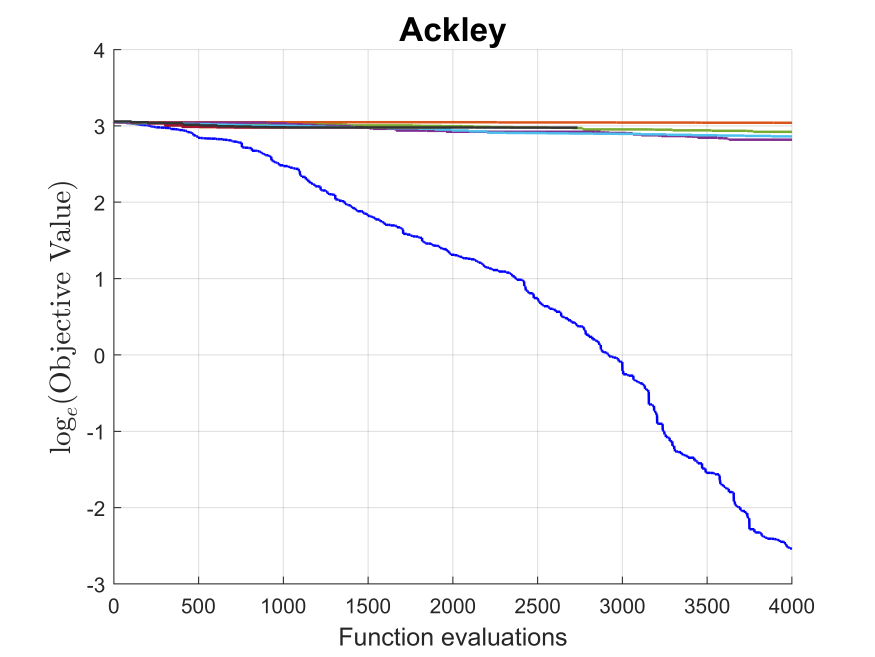
%> input picture Benchmark GLASD box/plot_ackley.png, 3500 x 2625 px (shown at 1/4 size)
$ octave plot_combine_ALL.m   (GNU Octave 9; MATLAB toolbox functions it lacks are replaced by stand-ins)
%> lines starting %> are read from the running program, lines starting %| are printed output that depends on the picture
% Read all images
img1 = imread('plot_ackley.png');
img2 = imread('plot_griewank.png');
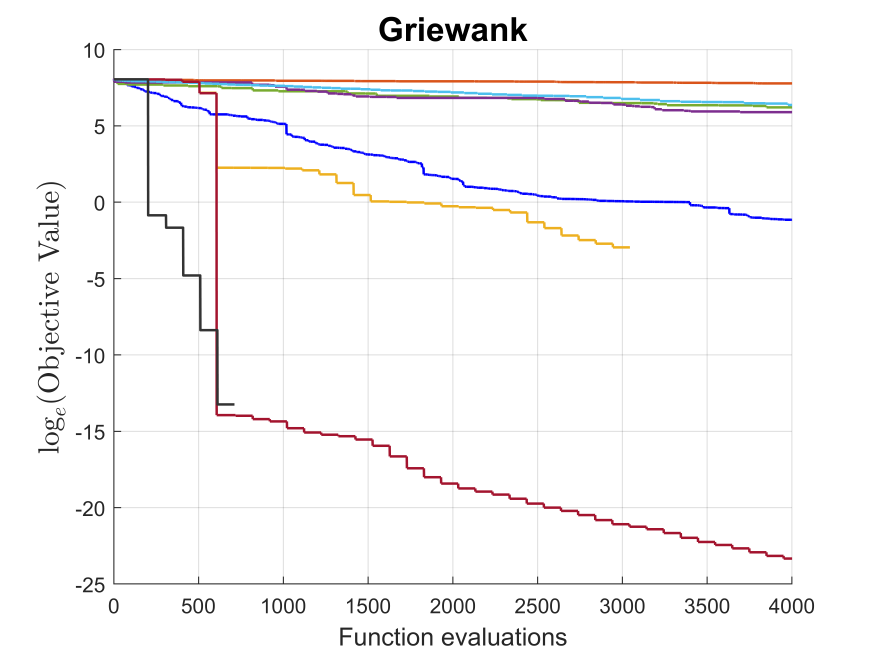
%> input picture Benchmark GLASD box/plot_griewank.png, 3500 x 2625 px (shown at 1/4 size)
img3 = imread('plot_rastrigin.png');
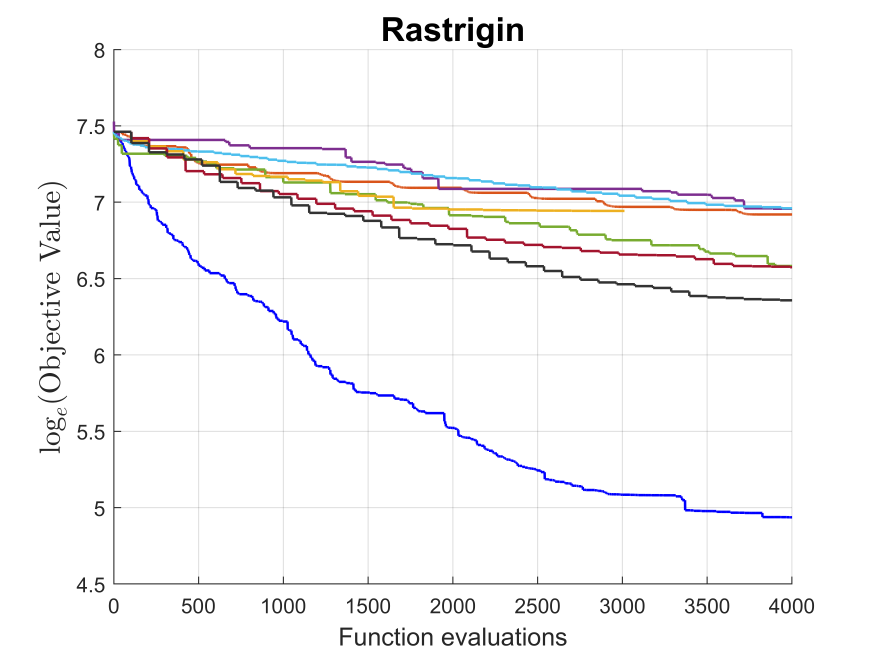
%> input picture Benchmark GLASD box/plot_rastrigin.png, 3500 x 2625 px (shown at 1/4 size)
img4 = imread('plot_rosenbrock.png');
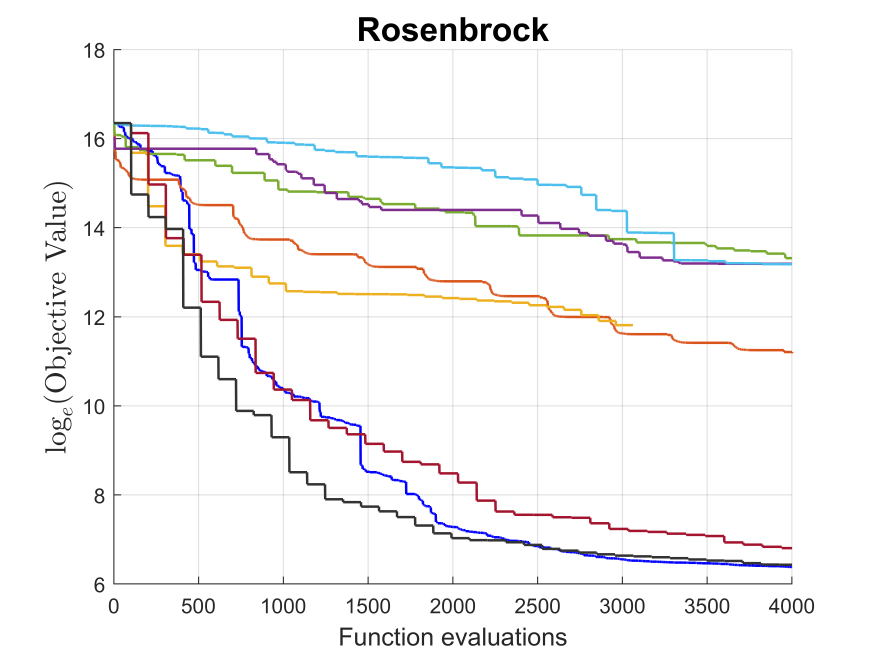
%> input picture Benchmark GLASD box/plot_rosenbrock.png, 3500 x 2625 px (shown at 1/4 size)
img5 = imread('plot_sumsquares.png');
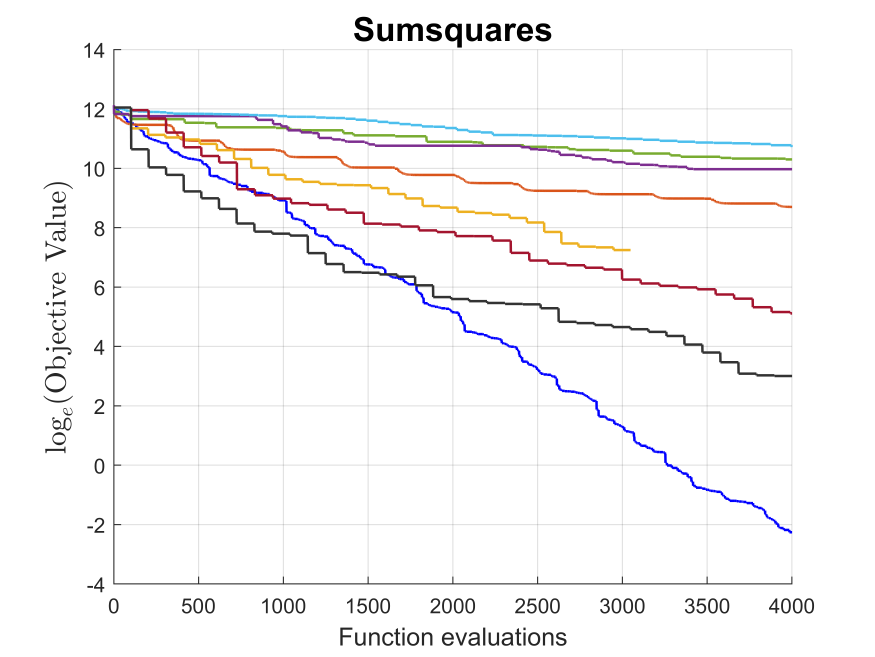
%> input picture Benchmark GLASD box/plot_sumsquares.png, 3500 x 2625 px (shown at 1/4 size)
img6 = imread('plot_legend_only.png');
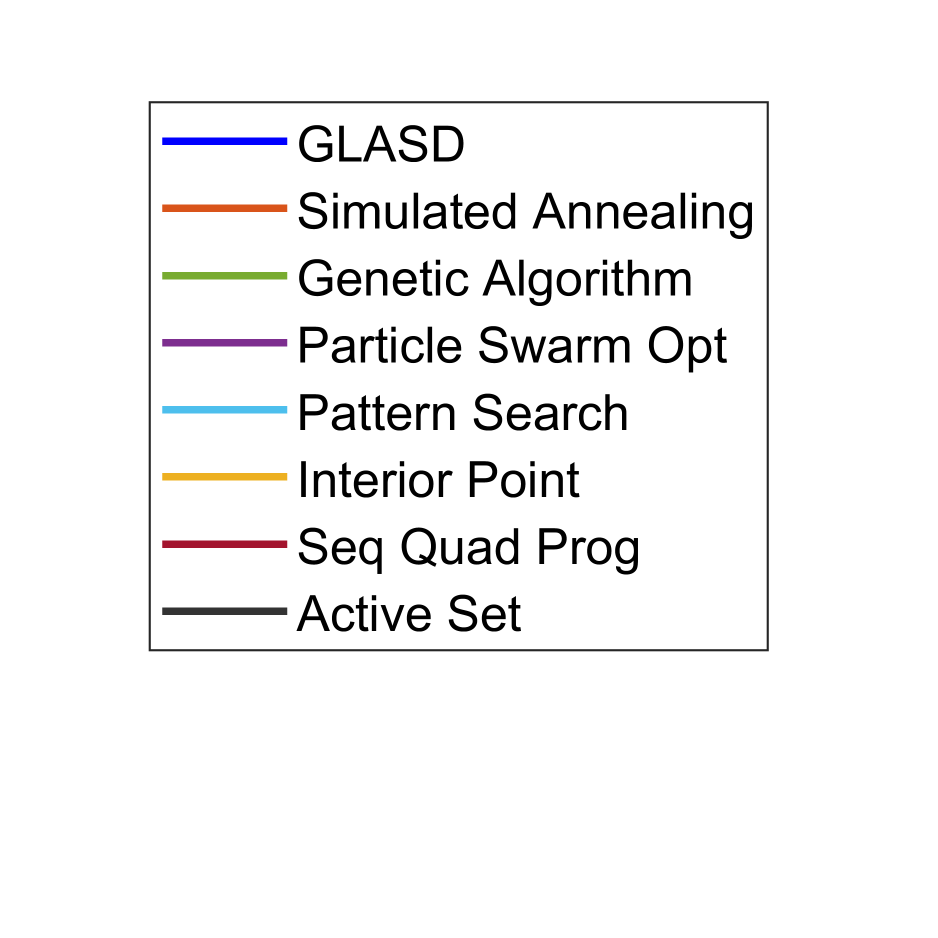
%> input picture Benchmark GLASD box/plot_legend_only.png, 1875 x 1875 px (shown at 1/2 size)
%> img6 is the input picture: size 1875x1875x3 uint8; mean R, G, B 244.3, 244, 244.1

% Create a very tight layout
figure;
t = tiledlayout(2, 3, ...
    'TileSpacing', 'none', ...
    'Padding', 'none');

% Display images
nexttile; imshow(img1); axis off;
nexttile; imshow(img2); axis off;
nexttile; imshow(img3); axis off;
nexttile; imshow(img4); axis off;
nexttile; imshow(img5); axis off;
nexttile; imshow(img6); axis off;

% Optional: Resize figure
set(gcf, 'Position', [100, 100, 1400, 750]);

% Save to file
exportgraphics(gcf, 'plot_combined_ALL.png', 'Resolution', 300);
